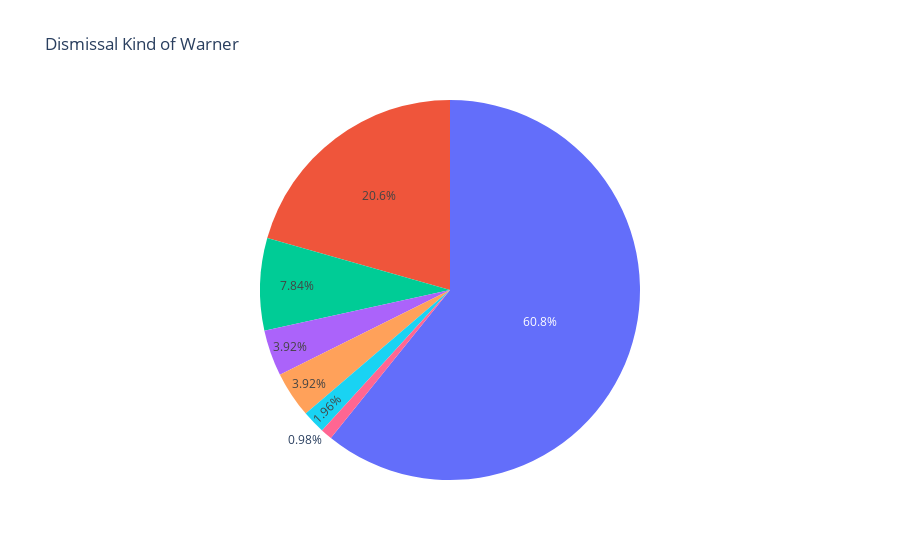

The notebook cell saved with this chart:
### Code cell
px.pie(df_Warner, values=stats, labels=stats.index, title='Dismissal Kind of Warner')

### Figure 1 — Plotly figure (JSON) as saved in the notebook; plotly's stock layout.template omitted (floating-point values rounded to 4 significant figures)
{"data": [{"domain": {"x": [0, 1], "y": [0, 1]}, "hovertemplate": "value=%{value}<extra></extra>", "legendgroup": "", "name": "", "showlegend": false, "type": "pie", "values": [62, 21, 8, 4, 4, 2, 1]}], "layout": {"legend": {"tracegroupgap": 0}, "title": {"text": "Dismissal Kind of Warner"}}}
